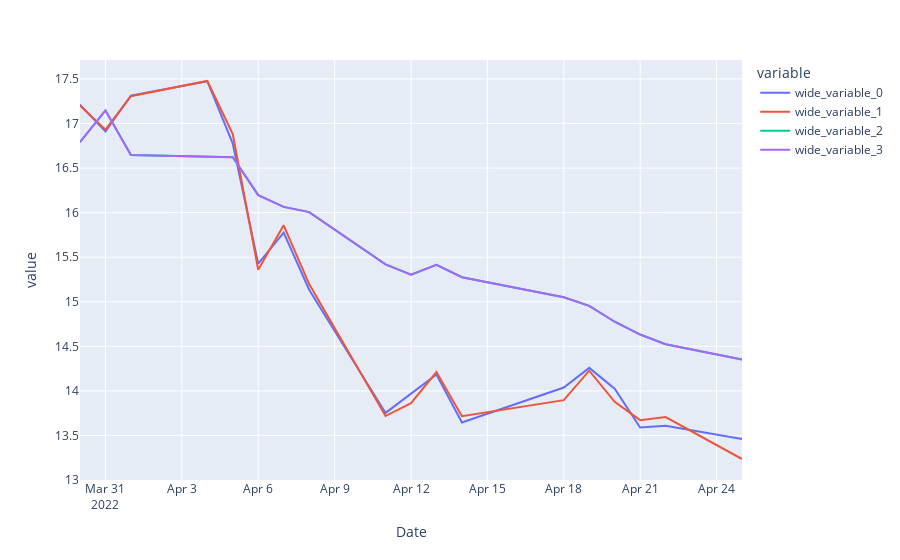

Write notebook code for a chart like this one.
### Code cell
rf_auto = RandomForestRegressor(random_state=10,criterion='mae', max_depth=5, max_features='auto')
rf_sqrt = RandomForestRegressor(random_state=10,criterion='mae', max_depth=5, max_features='sqrt')
rf_log2 = RandomForestRegressor(random_state=10,criterion='mae', max_depth=5,max_features='log2' )
df = pd.DataFrame(columns = ['MAE', 'MSE', 'R2'], index = ['auto','sqrt', 'log2'])
show_results(df, X_train_cv, X_test_cv, y_train_cv, y_test_cv,rf_auto, rf_sqrt,rf_log2)

### Figure 1 — Plotly figure (JSON) as saved in the notebook; plotly's stock layout.template omitted (floating-point values rounded to 4 significant figures)
{"data": [{"hovertemplate": "variable=wide_variable_0<br>Date=%{x}<br>value=%{y}<extra></extra>", "legendgroup": "wide_variable_0", "line": {"color": "#636efa", "dash": "solid"}, "mode": "lines", "name": "wide_variable_0", "orientation": "v", "showlegend": true, "type": "scatter", "x": ["2022-03-30T00:00:00", "2022-03-31T00:00:00", "2022-04-01T00:00:00", "2022-04-04T00:00:00", "2022-04-05T00:00:00", "2022-04-06T00:00:00", "2022-04-07T00:00:00", "2022-04-08T00:00:00", "2022-04-11T00:00:00", "2022-04-12T00:00:00", "2022-04-13T00:00:00", "2022-04-14T00:00:00", "2022-04-18T00:00:00", "2022-04-19T00:00:00", "2022-04-20T00:00:00", "2022-04-21T00:00:00", "2022-04-22T00:00:00", "2022-04-25T00:00:00"], "xaxis": "x", "y": [17.21, 16.91, 17.31, 17.47, 16.77, 15.43, 15.78, 15.14, 13.75, 13.97, 14.18, 13.65, 14.04, 14.26, 14.02, 13.59, 13.61, 13.46], "yaxis": "y"}, {"hovertemplate": "variable=wide_variable_1<br>Date=%{x}<br>value=%{y}<extra></extra>", "legendgroup": "wide_variable_1", "line": {"color": "#EF553B", "dash": "solid"}, "mode": "lines", "name": "wide_variable_1", "orientation": "v", "showlegend": true, "type": "scatter", "x": ["2022-03-30T00:00:00", "2022-03-31T00:00:00", "2022-04-01T00:00:00", "2022-04-04T00:00:00", "2022-04-05T00:00:00", "2022-04-06T00:00:00", "2022-04-07T00:00:00", "2022-04-08T00:00:00", "2022-04-11T00:00:00", "2022-04-12T00:00:00", "2022-04-13T00:00:00", "2022-04-14T00:00:00", "2022-04-18T00:00:00", "2022-04-19T00:00:00", "2022-04-20T00:00:00", "2022-04-21T00:00:00", "2022-04-22T00:00:00", "2022-04-25T00:00:00"], "xaxis": "x", "y": [17.2, 16.93, 17.31, 17.48, 16.88, 15.36, 15.86, 15.2, 13.72, 13.86, 14.21, 13.72, 13.9, 14.23, 13.88, 13.67, 13.71, 13.24], "yaxis": "y"}, {"hovertemplate": "variable=wide_variable_2<br>Date=%{x}<br>value=%{y}<extra></extra>", "legendgroup": "wide_variable_2", "line": {"color": "#00cc96", "dash": "solid"}, "mode": "lines", "name": "wide_variable_2", "orientation": "v", "showlegend": true, "type": "scatter", "x": ["2022-03-30T00:00:00", "2022-03-31T00:00:00", "2022-04-01T00:00:00", "2022-04-04T00:00:00", "2022-04-05T00:00:00", "2022-04-06T00:00:00", "2022-04-07T00:00:00", "2022-04-08T00:00:00", "2022-04-11T00:00:00", "2022-04-12T00:00:00", "2022-04-13T00:00:00", "2022-04-14T00:00:00", "2022-04-18T00:00:00", "2022-04-19T00:00:00", "2022-04-20T00:00:00", "2022-04-21T00:00:00", "2022-04-22T00:00:00", "2022-04-25T00:00:00"], "xaxis": "x", "y": [16.79, 17.15, 16.65, 16.63, 16.62, 16.2, 16.06, 16.01, 15.42, 15.3, 15.41, 15.28, 15.05, 14.95, 14.78, 14.63, 14.52, 14.35], "yaxis": "y"}, {"hovertemplate": "variable=wide_variable_3<br>Date=%{x}<br>value=%{y}<extra></extra>", "legendgroup": "wide_variable_3", "line": {"color": "#ab63fa", "dash": "solid"}, "mode": "lines", "name": "wide_variable_3", "orientation": "v", "showlegend": true, "type": "scatter", "x": ["2022-03-30T00:00:00", "2022-03-31T00:00:00", "2022-04-01T00:00:00", "2022-04-04T00:00:00", "2022-04-05T00:00:00", "2022-04-06T00:00:00", "2022-04-07T00:00:00", "2022-04-08T00:00:00", "2022-04-11T00:00:00", "2022-04-12T00:00:00", "2022-04-13T00:00:00", "2022-04-14T00:00:00", "2022-04-18T00:00:00", "2022-04-19T00:00:00", "2022-04-20T00:00:00", "2022-04-21T00:00:00", "2022-04-22T00:00:00", "2022-04-25T00:00:00"], "xaxis": "x", "y": [16.79, 17.15, 16.65, 16.63, 16.62, 16.2, 16.06, 16.01, 15.42, 15.3, 15.41, 15.28, 15.05, 14.95, 14.78, 14.63, 14.52, 14.35], "yaxis": "y"}], "layout": {"legend": {"title": {"text": "variable"}, "tracegroupgap": 0}, "margin": {"t": 60}, "xaxis": {"anchor": "y", "domain": [0, 1], "title": {"text": "Date"}}, "yaxis": {"anchor": "x", "domain": [0, 1], "title": {"text": "value"}}}}
